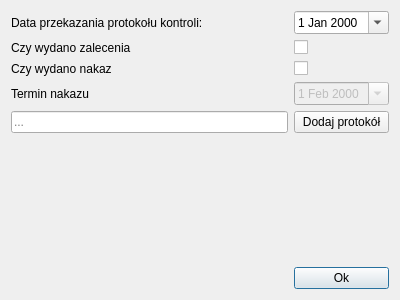
<?xml version="1.0" encoding="UTF-8"?>
<ui version="4.0">
 <class>DialogCompleteInspection</class>
 <widget class="QDialog" name="DialogCompleteInspection">
  <property name="geometry">
   <rect>
    <x>0</x>
    <y>0</y>
    <width>400</width>
    <height>300</height>
   </rect>
  </property>
  <property name="windowTitle">
   <string>Dialog</string>
  </property>
  <layout class="QGridLayout" name="gridLayout">
   <item row="7" column="1">
    <widget class="QPushButton" name="btnOk">
     <property name="text">
      <string>Ok</string>
     </property>
    </widget>
   </item>
   <item row="1" column="0">
    <widget class="QLabel" name="label_date">
     <property name="text">
      <string>Data przekazania protokołu kontroli:</string>
     </property>
    </widget>
   </item>
   <item row="5" column="1">
    <widget class="QPushButton" name="btnAddProtocol">
     <property name="text">
      <string>Dodaj protokół</string>
     </property>
    </widget>
   </item>
   <item row="2" column="0">
    <widget class="QLabel" name="labelRecommendationIssued">
     <property name="text">
      <string>Czy wydano zalecenia</string>
     </property>
    </widget>
   </item>
   <item row="2" column="1">
    <widget class="QCheckBox" name="checkBox_recommendationIssued">
     <property name="text">
      <string/>
     </property>
    </widget>
   </item>
   <item row="1" column="1">
    <widget class="QDateEdit" name="dateEdit_date">
     <property name="calendarPopup">
      <bool>true</bool>
     </property>
    </widget>
   </item>
   <item row="3" column="1">
    <widget class="QCheckBox" name="checkBox_orderIssued">
     <property name="text">
      <string/>
     </property>
    </widget>
   </item>
   <item row="5" column="0">
    <widget class="QLineEdit" name="lineEditFilePath">
     <property name="readOnly">
      <bool>true</bool>
     </property>
     <property name="placeholderText">
      <string>...</string>
     </property>
    </widget>
   </item>
   <item row="6" column="1">
    <spacer name="verticalSpacer">
     <property name="orientation">
      <enum>Qt::Orientation::Vertical</enum>
     </property>
     <property name="sizeHint" stdset="0">
      <size>
       <width>20</width>
       <height>40</height>
      </size>
     </property>
    </spacer>
   </item>
   <item row="3" column="0">
    <widget class="QLabel" name="label_orderIssued">
     <property name="text">
      <string>Czy wydano nakaz</string>
     </property>
    </widget>
   </item>
   <item row="4" column="1">
    <widget class="QDateEdit" name="dateEdit_orderDeadline">
     <property name="enabled">
      <bool>false</bool>
     </property>
     <property name="dateTime">
      <datetime>
       <hour>0</hour>
       <minute>0</minute>
       <second>0</second>
       <year>2000</year>
       <month>2</month>
       <day>1</day>
      </datetime>
     </property>
     <property name="calendarPopup">
      <bool>true</bool>
     </property>
    </widget>
   </item>
   <item row="4" column="0">
    <widget class="QLabel" name="label_orderDeadline">
     <property name="text">
      <string>Termin nakazu</string>
     </property>
    </widget>
   </item>
  </layout>
 </widget>
 <resources/>
 <connections/>
</ui>
